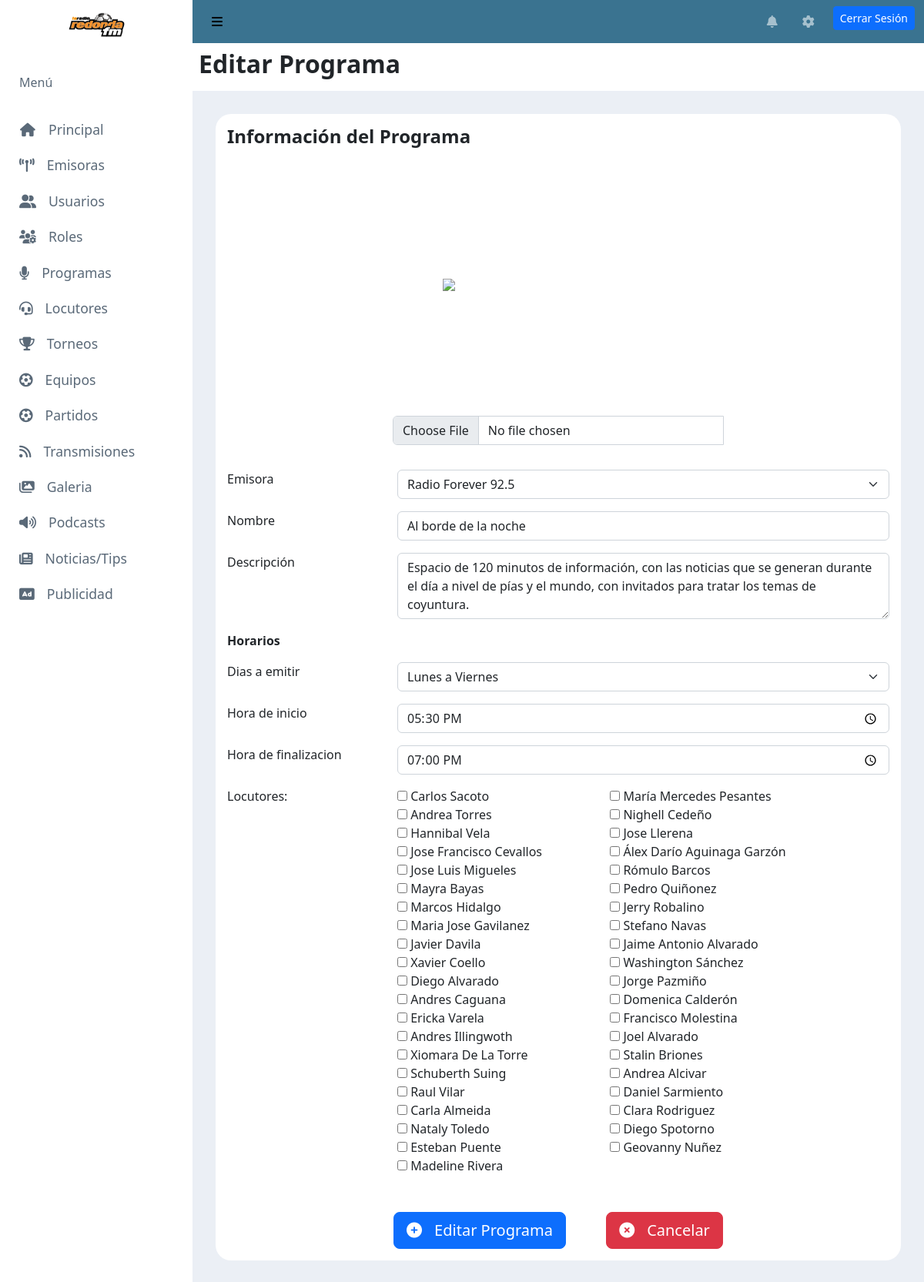
Screenshot of /programas/7/editar (signed in) with the database file from the repository.
### WebAdminRadio/models.py (models this page shows, shortened)
class SegmentoEmisora(models.Model):
    emisora = models.ForeignKey(Emisora, on_delete=models.CASCADE, blank=True, null=True)
    segmento = models.ForeignKey(Programa, on_delete=models.CASCADE, blank=True, null=True)

class Emisora(models.Model):
    id_radio = models.ForeignKey(Radio, on_delete=models.CASCADE, db_column='id_radio')
    frecuencia_dial = models.CharField(max_length=30, blank=True, null=True)
    tipo_frecuencia = models.CharField(max_length=30, blank=True, null=True)
    slug = models.SlugField(unique=True, null=True)
    url_streaming = models.CharField(max_length=2080, blank=True, null=True)
    direccion = models.CharField(max_length=300, blank=True, null=True)
    ciudad = models.CharField(max_length=30, blank=True, null=True)
    provincia = models.CharField(max_length=30, blank=True, null=True)
    estado = models.BooleanField(default=True)

class Radio(models.Model):
    nombre = models.CharField(max_length=30)
    imagen = models.CharField(max_length=2080, blank=True, null=True)
    logotipo = models.CharField(max_length=2080, blank=True, null=True)
    sitio_web = models.CharField(max_length=2080, blank=True, null=True)
    descripcion = models.TextField(blank=True, null=True)
    estado = models.BooleanField(default=True)

class Programa(models.Model):
    nombre = models.CharField(max_length=255, blank=True, null=True)
    descripcion = models.TextField(blank=True, null=True)
    slug = models.SlugField(unique=True, null=True)
    imagen = models.CharField(max_length=2080, blank=True, null=True)
    estado = models.BooleanField(default=True)

class Locutor(models.Model):
    nombre = models.CharField(max_length=255, blank=True, null=True)
    imagen = models.CharField(max_length=2080, blank=True, null=True)
    descripcion = models.TextField(blank=True, null=True)
    fecha_nacimiento = models.DateField(db_column='fecha_Nacimiento', blank=True, null=True)  # Field name made lowercase.
    estado = models.BooleanField(default=True)

### WebAdminRadio/views.py (the view, shortened to what this page needs)
# urls.py: path('programas/<int:id_programa>/editar', views.modificar_programa, name="editar_programa"), # Muestra la pantalla para modificar un segmento
@login_required
@permission_required('WebAdminRadio.change_programa', login_url='/permiso-no-autorizado')
def modificar_programa(request, id_programa):
    edit_segmento = Programa.objects.get(id=id_programa, estado=True)
    horarios = Horario.objects.filter(id_programa=id_programa)
    list_emisoras = Emisora.objects.filter(estado=True)
    segmentoEmisora = SegmentoEmisora.objects.get(segmento=id_programa)
    list_locutores = Locutor.objects.filter(estado=True)
    list_locutoresPrograma = SegmentoLocutor.objects.filter(id_segmento = id_programa)
    context = {
        'title': 'Editar Programa',
        'segmento': edit_segmento,
        'emisoras': list_emisoras,
        'segmentoEmisora': segmentoEmisora,
        'horarios': json.dumps(list(horarios.values('dia', 'hora_inicio', 'hora_fin')), cls=DjangoJSONEncoder),
        'locutores': list_locutores,
        'locutoresPrograma': list_locutoresPrograma
    }
    return render(request, 'webAdminRadio/editar_programa.html', context)

### WebAdminRadio/templatetags/accounts_tags.py (called while the page is built)
@register.filter
def verificar_permiso(usuario: Usuario, nombre_permiso: str):
    return usuario.has_perm(nombre_permiso)

### accounts/models.py (called while the page is built, shortened)
    def has_perm(self, perm, obj=None):
        if super().has_perm(self, perm):
            return True

### WebAdminRadio/templates/webAdminRadio/editar_programa.html (shortened to what this page needs)
{% extends 'webAdminRadio/base_site.html' %}
{% load static %}
{% block page_style %}
    <link rel="stylesheet" type="text/css" href="{% static 'webAdminRadio/css/agregar_segmento.css' %}">
    <link rel="stylesheet" type="text/css" href="{% static 'webAdminRadio/css/componentes/modal_info.css' %}">
{% endblock %}
{% block content %}
    <h4><b>Información del Programa</b></h4>
    <form id="addSegmento" onsubmit="return validate()" action="{% url 'editar_programa' segmento.id %}" method="POST" enctype="multipart/form-data">
        <div class="d-flex flex-column align-items-center mb-3">
            <div class="img-holder d-flex align-items-center">
                <img id="preview" src="{{ segmento.imagen }}">
            </div>
            <div class="form-file input-group mb-3 w-50">
                <input type="file" name="archivo" class="form-control" id="imgSegmento" accept=".png, .jpg, .jpeg" oninvalid="this.setCustomValidity('Ingrese una imagen para el segmento')" oninput="this.setCustomValidity('')" >
            </div>
        </div>
        <div class="row mb-3">
            <div class="col-3">
                <label for="emisoraSelect">Emisora</label>
            </div>
            <div class="col-9">
                <select id="emisoraSelect" class="form-select form-control" name="emisora" oninvalid="this.setCustomValidity('Seleccione una emisora de la lista')" required oninput="this.setCustomValidity('')">
                    {% for emisora in emisoras %}
                        <option value="{{ emisora.id }}"
                        {% if emisora.id == segmentoEmisora.emisora.id %}
                            selected
                        {% endif %}>{{ emisora.id_radio.nombre }} {{ emisora.frecuencia_dial}}</option>
                    {% endfor %}
                </select>
            </div>
        </div>
        <div class="row mb-3">
            <div class="col-3">
                <label for="nombreInput">Nombre</label>
            </div>
            <div class="col-9">
                <input id="nombreInput" name="nombre" value="{{ segmento.nombre }}" type="text" class="form-control" placeholder="Ingrese un nombre para el programa" oninvalid="this.setCustomValidity('Ingrese un nombre para el segmento')" oninput="this.setCustomValidity('')" required>
            </div>
        </div>
        <div class="row mb-3">
            <div class="col-3">
                <label for="descInput">Descripción</label>
            </div>
            <div class="col-9">
                <textarea class="form-control" id="descInput" name="descripcion" rows="3" placeholder="Ingrese una breve descripción del programa" oninvalid="this.setCustomValidity('Ingrese una descripcion del segmento')" oninput="this.setCustomValidity('')" maxlength="250" required>{{ segmento.descripcion }}</textarea>
            </div>
        </div>
        <label class="mb-3 fw-bold">Horarios</label>
        <div class="row mb-3">
            <div class="col-3">
                <label for="dias">Dias a emitir</label>
            </div>
            <div class="col-9">
                <select name="dias" id="dias" class="form-select" oninvalid="this.setCustomValidity('Seleccione una de las opciones de la lista')" oninput="this.setCustomValidity('')" required>
                    <option value="L">Lunes a Viernes</option>
                </select>
            </div>
        </div>
        <div class="row mb-3">
            <div class="col-3">
                <label for="horainicio">Hora de inicio</label>
            </div>
            <div class="col-9">
                <input id="horainicio" name="horainicio" type="time" class="form-control" oninvalid="this.setCustomValidity('Ingrese un horario valido')" oninput="this.setCustomValidity('')" required>
            </div>
        </div>
        <div class="row mb-3">
            <div class="col-3">
                <label for="horafin">Hora de finalizacion</label>
            </div>
            <div class="col-9">
                <input id="horafin" name="horafin" type="time" class="form-control" oninvalid="this.setCustomValidity('Ingrese un horario valido')" oninput="this.setCustomValidity('')" required>
            </div>
        </div>
        <div class="row mb-3">
            <div class="col-3">
                <label for="horafin">Locutores:</label>
            </div>
            <div class="col-9">
                <div class="row">
                    {% for locutor in locutores %}
                        <div class="col-5">
                            <input name="locutor" type="checkbox" value="{{ locutor.id }}"/> <label>{{ locutor.nombre }}</label>
                        </div>
                    {% endfor %}
                </div>
            </div>
        </div>
        <div class="text-center mt-5">
            <button type="submit" class="btn btn-primary btn-lg submit"><i class="fas fa-plus-circle"></i>Editar Programa</button>
            <a href="{% url 'programas' %}" class="btn btn-danger btn-lg ms-5"><i class="fa-solid fa-circle-xmark"></i>Cancelar</a>
        </div>
    </form>
{% endblock %}

### WebAdminRadio/static/webAdminRadio/css/base_site.css (style rules this page uses)
a, a:hover, a:focus { text-decoration: none; transition: all 0.3s; }
a i, .submit i { margin-right: 1rem; }

### WebAdminRadio/static/webAdminRadio/css/agregar_segmento.css (style rules this page uses)
.img-holder { margin: 20px; height: 300px; width: 300px; overflow: hidden; }
#preview { max-width: 100%; max-height: 100%; }

### rows the page displays
SegmentoEmisora: emisora "Radio Forever 92.5"
Programa: nombre "Al borde de la noche", descripcion "Espacio de 120 minutos de información, con las noticias que se generan durante el día a nivel de pías y el mundo, con invitados para tratar los temas de coyuntura."
Locutor: nombre "Carlos Sacoto"
Locutor: nombre "María Mercedes Pesantes"
Locutor: nombre "Andrea Torres"
Locutor: nombre "Nighell Cedeño"
Locutor: nombre "Hannibal Vela"
Locutor: nombre "Jose Llerena"
Locutor: nombre "Jose Francisco Cevallos"
Locutor: nombre "Álex Darío Aguinaga Garzón"
Locutor: nombre "Jose Luis Migueles"
Locutor: nombre "Rómulo Barcos"
Locutor: nombre "Mayra Bayas"
Locutor: nombre "Pedro Quiñonez"
Locutor: nombre "Marcos Hidalgo"
Locutor: nombre "Jerry Robalino"
Locutor: nombre "Maria Jose Gavilanez"
Locutor: nombre "Stefano Navas"
Locutor: nombre "Javier Davila"
Locutor: nombre "Jaime Antonio Alvarado"
Locutor: nombre "Xavier Coello"
Locutor: nombre "Washington Sánchez"
Locutor: nombre "Diego Alvarado"
Locutor: nombre "Jorge Pazmiño"
Locutor: nombre "Andres Caguana"
Locutor: nombre "Domenica Calderón"
Locutor: nombre "Ericka Varela"
Locutor: nombre "Francisco Molestina"
Locutor: nombre "Andres Illingwoth"
Locutor: nombre "Joel Alvarado"
Locutor: nombre "Xiomara De La Torre"
Locutor: nombre "Stalin Briones"
Locutor: nombre "Schuberth Suing"
Locutor: nombre "Andrea Alcivar"
Locutor: nombre "Raul Vilar"
Locutor: nombre "Daniel Sarmiento"
Locutor: nombre "Carla Almeida"
Locutor: nombre "Clara Rodriguez"
Locutor: nombre "Nataly Toledo"
Locutor: nombre "Diego Spotorno"
Locutor: nombre "Esteban Puente"
Locutor: nombre "Geovanny Nuñez"
Locutor: nombre "Madeline Rivera"

### other values shown
{{ title }} "Editar Programa"
